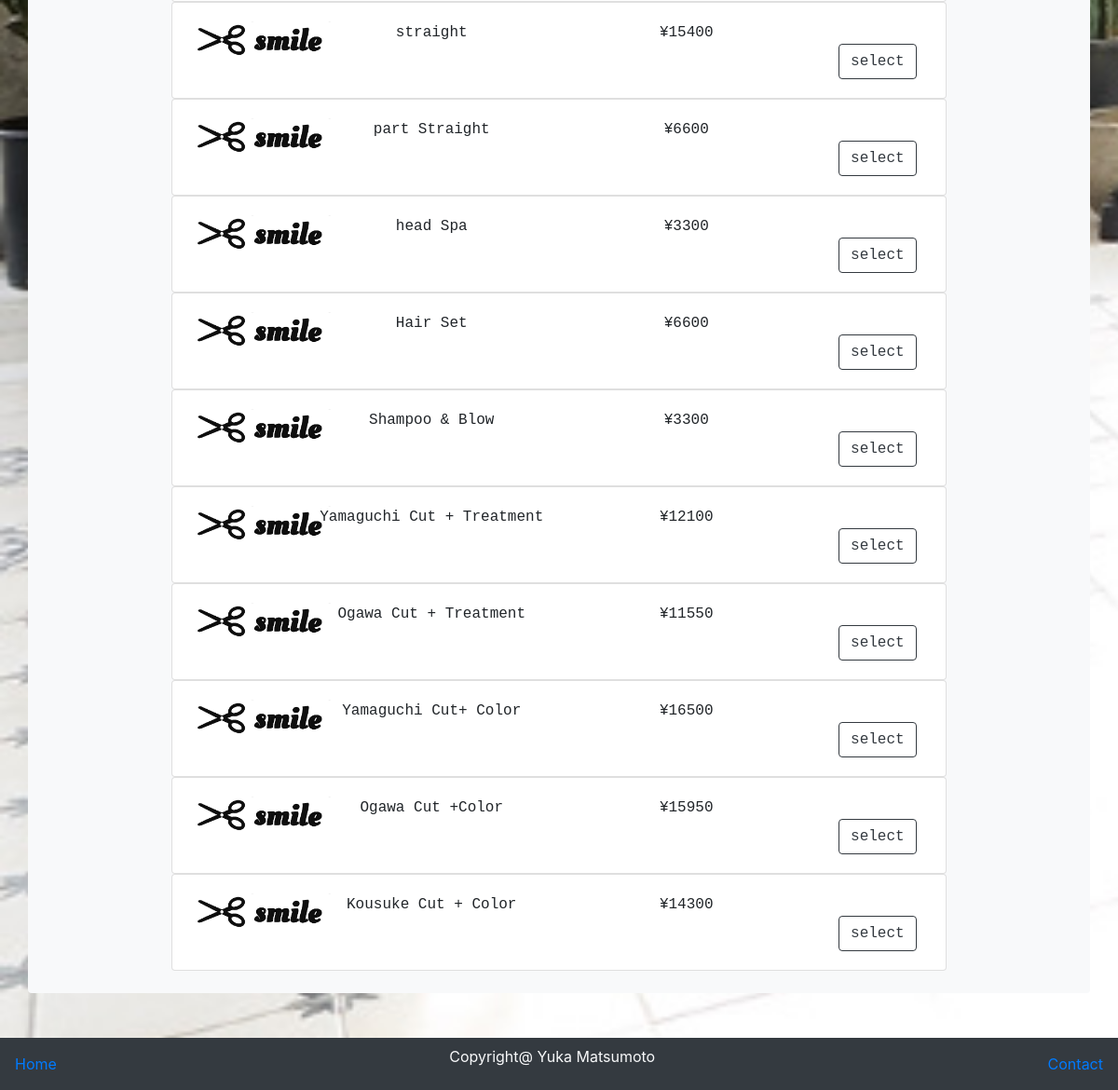
Page /booking2.php (lower part) on the earlier database version.
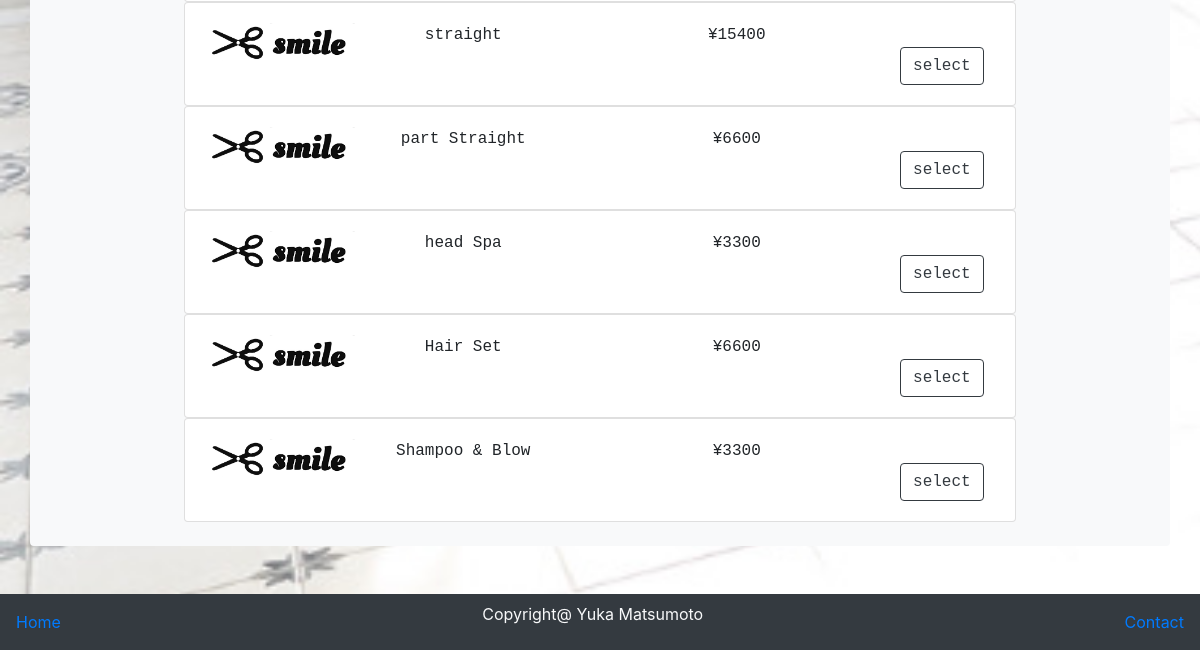
Same page on the later database version.
### tables this page shows
CREATE TABLE `service` (
  `service_id` int(11) NOT NULL,
  `service_name` varchar(30) NOT NULL,
  `price` int(11) NOT NULL
);

### classes/connection.php (called while the page is built, shortened)
<?php
class Connection{
    private $servername="localhost";
    private $username ="root";
    private $password ="root";
    private $db_name ="hairsalon";
    function __construct(){
        $this->conn = new mysqli($this->servername,$this->username,$this->password,$this->db_name);
        if($this->conn->connect_error){
            die('error connection to database'.$this->conn->connect_error);
        }else{
            return $this->conn;
        }
    }
}
?>

### hairsalonAction.php (called while the page is built, shortened)
<?php
include 'classes/Hairsalon.php';
$Hairsalon= new Hairsalon;
?>

### classes/Hairsalon.php (called while the page is built, shortened)
<?php
include 'connection.php';
class Hairsalon extends Connection{
function displayServiceMenu(){
    $sql="SELECT * FROM service";
    $result = $this->conn->query($sql);
    if($result->num_rows>0){
        while($rows =$result->fetch_assoc()){
            $row[]= $rows;
        }
        return $row;
    }else{
        return FALSE;
    }
}
}
?>

### booking2.php (the view, shortened to what this page needs)
<?php
include 'userMenu.php';
$addMenuList =$Hairsalon->displayServiceMenu();
?>
<!doctype html>
<html lang="en">
  <head>
    <link rel="stylesheet" href="https://stackpath.bootstrapcdn.com/bootstrap/4.3.1/css/bootstrap.min.css">
  </head>
  <body>
      <div class="container bg-light text-monospace text-center mb-5 rounded">
        <br>
        <div class="w-75 mx-auto">
          <?php
          foreach ($addMenuList as $menu) :?>
            <div class="card">
              <div class="card-body">
                <div class="row">
                  <div class="col-lg-2">
                  <img src="asset/smile.jpg" alt="" id="image_smile">
                  </div>
                  <div class="col-lg-4">
                    <?php echo $menu['service_name'] ?>
                  </div>
                  <div class="col-lg-4">
                    <?php echo "¥".$menu['price'] ?>
                  </div>
                  <div class="col-lg-2">
                      <form action="hairsalonAction.php" method="post">
                        <br>
                        <button type="submit" name="addBooking2" class="btn btn-outline-dark">select</button>
                      </form>
                  </div>
                </div>
              </div>
            </div>
          <?php endforeach; ?>
          <br>
        </div>
      </div>
      <nav class="nav navbar bg-dark mt-5">
        <a href="dashboard.php" >Home</a>
        <p class="text-light">Copyright@ Yuka Matsumoto</p>
        <a href="contactpage.php">Contact</a>
      </nav>
  </body>
</html>

### userMenu.php (shortened to what this page needs)
<?php
include 'hairsalonAction.php';
?>
<!doctype html>
<html lang="en">
  <head>
    <link rel="stylesheet" href="https://stackpath.bootstrapcdn.com/bootstrap/4.3.1/css/bootstrap.min.css">
</head>
  <body>
  </body>
</html>

### booking2.php (style rules this page uses)
body { margin-top:150px; height: 600px; background-image: url(asset/state.jpeg); background-repeat: no-repeat; background-attachment: fixed; background-size : cover; }
#image_smile { width: 150px; }

Differences in the rows shown:
removed service: service_name "Yamaguchi Cut + Treatment", price "12100"
removed service: service_name "Ogawa Cut + Treatment", price "11550"
removed service: service_name "Yamaguchi Cut+ Color", price "16500"
removed service: service_name "Ogawa Cut +Color", price "15950"
removed service: service_name "Kousuke Cut + Color", price "14300"
